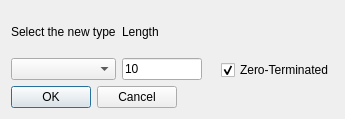
<?xml version="1.0" encoding="UTF-8"?>
<ui version="4.0">
 <class>Dialog</class>
 <widget class="QDialog" name="Dialog">
  <property name="geometry">
   <rect>
    <x>0</x>
    <y>0</y>
    <width>345</width>
    <height>119</height>
   </rect>
  </property>
  <property name="maximumSize">
   <size>
    <width>345</width>
    <height>119</height>
   </size>
  </property>
  <property name="windowTitle">
   <string>Type</string>
  </property>
  <layout class="QGridLayout" name="gridLayout">
   <item row="0" column="0">
    <layout class="QHBoxLayout" name="horizontalLayout_3">
     <item>
      <layout class="QVBoxLayout" name="verticalLayout">
       <item>
        <widget class="QLabel" name="label">
         <property name="text">
          <string>Select the new type</string>
         </property>
        </widget>
       </item>
       <item>
        <widget class="QComboBox" name="comboBox_ValueType"/>
       </item>
      </layout>
     </item>
     <item>
      <layout class="QVBoxLayout" name="verticalLayout_3">
       <item>
        <widget class="QLabel" name="label_Length">
         <property name="text">
          <string>Length</string>
         </property>
        </widget>
       </item>
       <item>
        <layout class="QHBoxLayout" name="horizontalLayout_2">
         <item>
          <widget class="QLineEdit" name="lineEdit_Length">
           <property name="text">
            <string notr="true">10</string>
           </property>
          </widget>
         </item>
         <item>
          <spacer name="horizontalSpacer_2">
           <property name="orientation">
            <enum>Qt::Horizontal</enum>
           </property>
           <property name="sizeHint" stdset="0">
            <size>
             <width>40</width>
             <height>20</height>
            </size>
           </property>
          </spacer>
         </item>
        </layout>
       </item>
      </layout>
     </item>
     <item>
      <layout class="QVBoxLayout" name="verticalLayout_2">
       <item>
        <spacer name="verticalSpacer">
         <property name="orientation">
          <enum>Qt::Vertical</enum>
         </property>
         <property name="sizeHint" stdset="0">
          <size>
           <width>20</width>
           <height>40</height>
          </size>
         </property>
        </spacer>
       </item>
       <item>
        <widget class="QCheckBox" name="checkBox_ZeroTerminate">
         <property name="text">
          <string>Zero-Terminated</string>
         </property>
         <property name="checked">
          <bool>true</bool>
         </property>
        </widget>
       </item>
      </layout>
     </item>
    </layout>
   </item>
   <item row="1" column="0">
    <layout class="QHBoxLayout" name="horizontalLayout">
     <item>
      <widget class="QDialogButtonBox" name="buttonBox">
       <property name="orientation">
        <enum>Qt::Horizontal</enum>
       </property>
       <property name="standardButtons">
        <set>QDialogButtonBox::Cancel|QDialogButtonBox::Ok</set>
       </property>
      </widget>
     </item>
     <item>
      <spacer name="horizontalSpacer">
       <property name="orientation">
        <enum>Qt::Horizontal</enum>
       </property>
       <property name="sizeHint" stdset="0">
        <size>
         <width>37</width>
         <height>17</height>
        </size>
       </property>
      </spacer>
     </item>
    </layout>
   </item>
  </layout>
 </widget>
 <resources/>
 <connections>
  <connection>
   <sender>buttonBox</sender>
   <signal>accepted()</signal>
   <receiver>Dialog</receiver>
   <slot>accept()</slot>
   <hints>
    <hint type="sourcelabel">
     <x>248</x>
     <y>254</y>
    </hint>
    <hint type="destinationlabel">
     <x>157</x>
     <y>274</y>
    </hint>
   </hints>
  </connection>
  <connection>
   <sender>buttonBox</sender>
   <signal>rejected()</signal>
   <receiver>Dialog</receiver>
   <slot>reject()</slot>
   <hints>
    <hint type="sourcelabel">
     <x>316</x>
     <y>260</y>
    </hint>
    <hint type="destinationlabel">
     <x>286</x>
     <y>274</y>
    </hint>
   </hints>
  </connection>
 </connections>
</ui>
